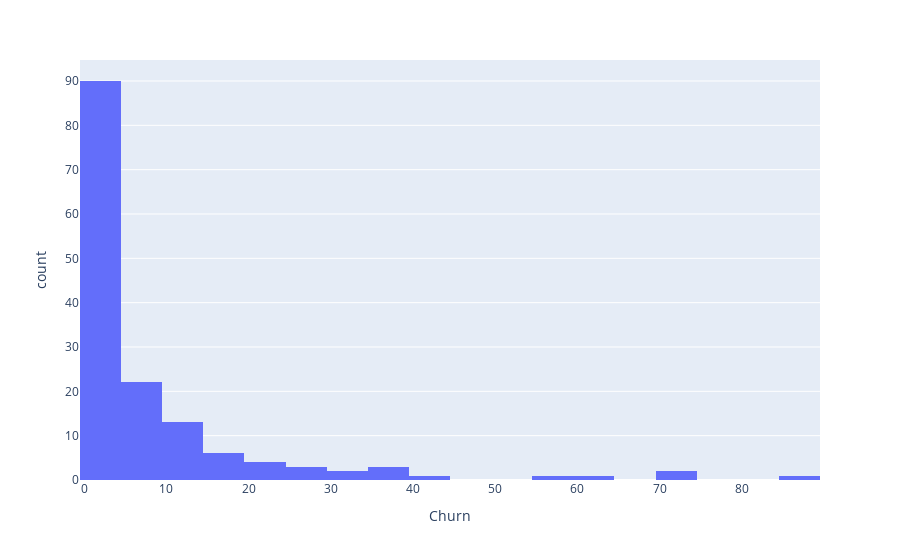

The cell this chart's notebook holds for it:
### Code cell
# churn by instructor

plt.figure(figsize=(12,6))
px.histogram(churn_by, x='Churn')

### Figure 1 — Plotly figure (JSON) as saved in the notebook; plotly's stock layout.template omitted (floating-point values rounded to 4 significant figures; data arrays with more than 128 entries replaced by an {"elided": "..."} marker saying what was removed)
{"data": [{"alignmentgroup": "True", "bingroup": "x", "hovertemplate": "Churn=%{x}<br>count=%{y}<extra></extra>", "legendgroup": "", "marker": {"color": "#636efa", "pattern": {"shape": ""}}, "name": "", "offsetgroup": "", "orientation": "v", "showlegend": false, "type": "histogram", "x": {"elided": "149 int values"}, "xaxis": "x", "yaxis": "y"}], "layout": {"barmode": "relative", "legend": {"tracegroupgap": 0}, "margin": {"t": 60}, "xaxis": {"anchor": "y", "domain": [0, 1], "title": {"text": "Churn"}}, "yaxis": {"anchor": "x", "domain": [0, 1], "title": {"text": "count"}}}}
